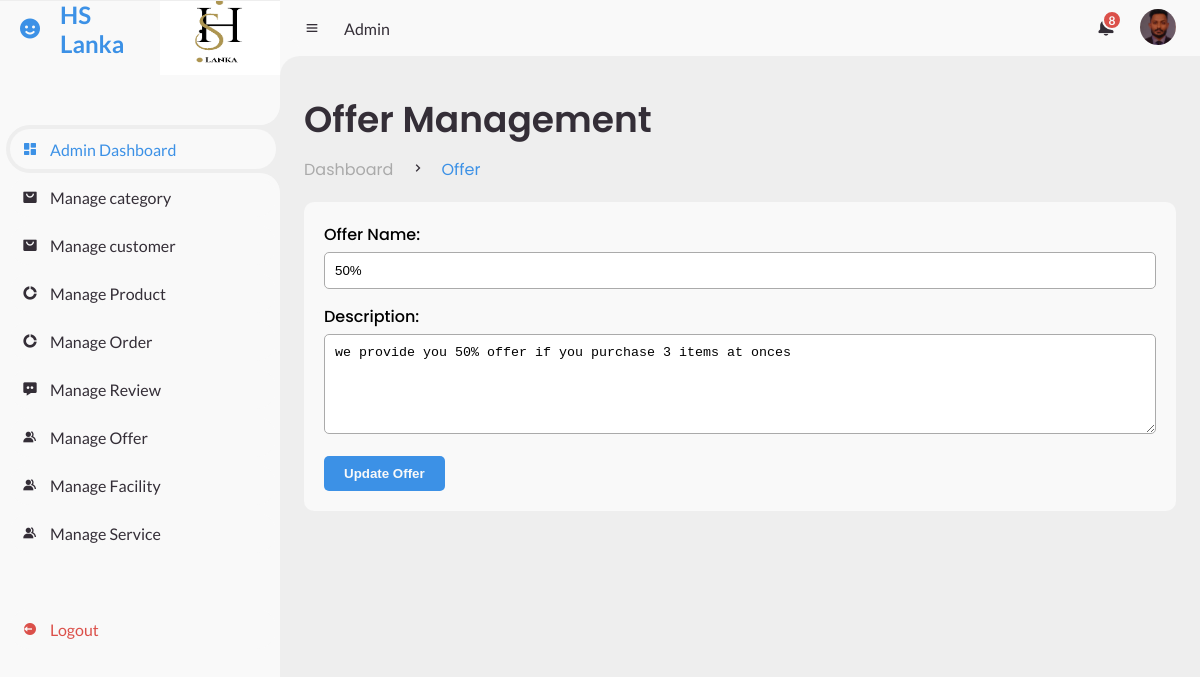
The page /edit_offer.php?id=1 on the database its author committed.
### tables this page shows
CREATE TABLE `offers` (
  `offer_id` int(11) NOT NULL,
  `offer_name` varchar(255) NOT NULL,
  `description` text NOT NULL,
  `created_at` timestamp NOT NULL DEFAULT current_timestamp()
);

### edit_offer.php (the view, shortened to what this page needs)
<?php
$offer_id = $_GET['id'];
$database = new connection();
try {
    $conn = $database->getConnection();
    $select_sql = "SELECT * FROM offers WHERE offer_id = :id";
    $stmt = $conn->prepare($select_sql);
    $stmt->bindParam(':id', $offer_id, PDO::PARAM_INT);
    $stmt->execute();
    $offer = $stmt->fetch(PDO::FETCH_ASSOC);
} catch (PDOException $e) {
    echo 'Error: ' . $e->getMessage();
}
?>
<?php include "./admin_side.php"; ?>
<section id="content">
    <?php include "./admin_nav.php"; ?>
    <main>
        <div class="head-title">
            <div class="left">
                <h1>Offer Management</h1>
                <ul class="breadcrumb">
                    <li>
                        <a href="#">Dashboard</a>
                    </li>
                    <li><i class='bx bx-chevron-right'></i></li>
                    <li>
                        <a class="active" href="#">Offer</a>
                    </li>
                </ul>
            </div>
        </div>
        <div class="form-container">
            <form method="POST" action="./update_offer_process.php">
                <div class="input-group">
                    <label for="offer_name">Offer Name:</label>
                    <input type="text" name="offer_name" id="offer_name" value="<?php echo $offer['offer_name']; ?>" required>
                </div>
                <div class="input-group">
                    <label for="description">Description:</label>
                    <textarea name="description" id="description" required><?php echo $offer['description']; ?></textarea>
                </div>
                <button type="submit" name="update_offer" class="btn-submit">Update Offer</button>
            </form>
        </div>
    </main>
</section>
</body>
</html>

### css/adminStyles.css (style rules this page uses)
* { margin: 0; padding: 0; box-sizing: border-box; }
a { text-decoration: none; }
li { list-style: none; }
:root { --poppins: 'Poppins', sans-serif; --lato: 'Lato', sans-serif; --light: #F9F9F9; --blue: #3C91E6; --light-blue: #CFE8FF; --grey: #eee; --dark-grey: #AAAAAA; --dark: #342E37; --red: #DB504A; --yellow: #FFCE26; --light-yellow: #FFF2C6; --orange: #FD7238; --light-orange: #FFE0D3; }
html { overflow-x: hidden; }
body { background: var(--grey); overflow-x: hidden; }
.form-container { background: var(--light); padding: 20px; border-radius: 10px; max-width: 100%; margin: 20px auto; }
.input-group { margin-bottom: 15px; }
.input-group label { font-weight: 500; display: block; margin-bottom: 5px; }
.input-group input, .input-group textarea, .input-group select { width: 100%; padding: 10px; border: 1px solid var(--dark-grey); border-radius: 5px; }
.input-group textarea { height: 100px; }
.btn-submit { background-color: var(--blue); color: var(--light); padding: 10px 20px; border: none; border-radius: 5px; cursor: pointer; font-weight: 600; }
#content { position: relative; width: calc(100% - 280px); left: 280px; transition: .3s ease; }
#content main { width: 100%; padding: 36px 24px; font-family: var(--poppins); max-height: calc(100vh - 56px); overflow-y: auto; }
#content main .head-title { display: flex; align-items: center; justify-content: space-between; grid-gap: 16px; flex-wrap: wrap; }
#content main .head-title .left h1 { font-size: 36px; font-weight: 600; margin-bottom: 10px; color: var(--dark); }
#content main .head-title .left .breadcrumb { display: flex; align-items: center; grid-gap: 16px; }
#content main .head-title .left .breadcrumb li { color: var(--dark); }
#content main .head-title .left .breadcrumb li a { color: var(--dark-grey); pointer-events: none; }
#content main .head-title .left .breadcrumb li a.active { color: var(--blue); pointer-events: unset; }

### rows shown on the page
offers: offer_name "50%", description "we provide you 50% offer if you purchase 3 items at onces"
